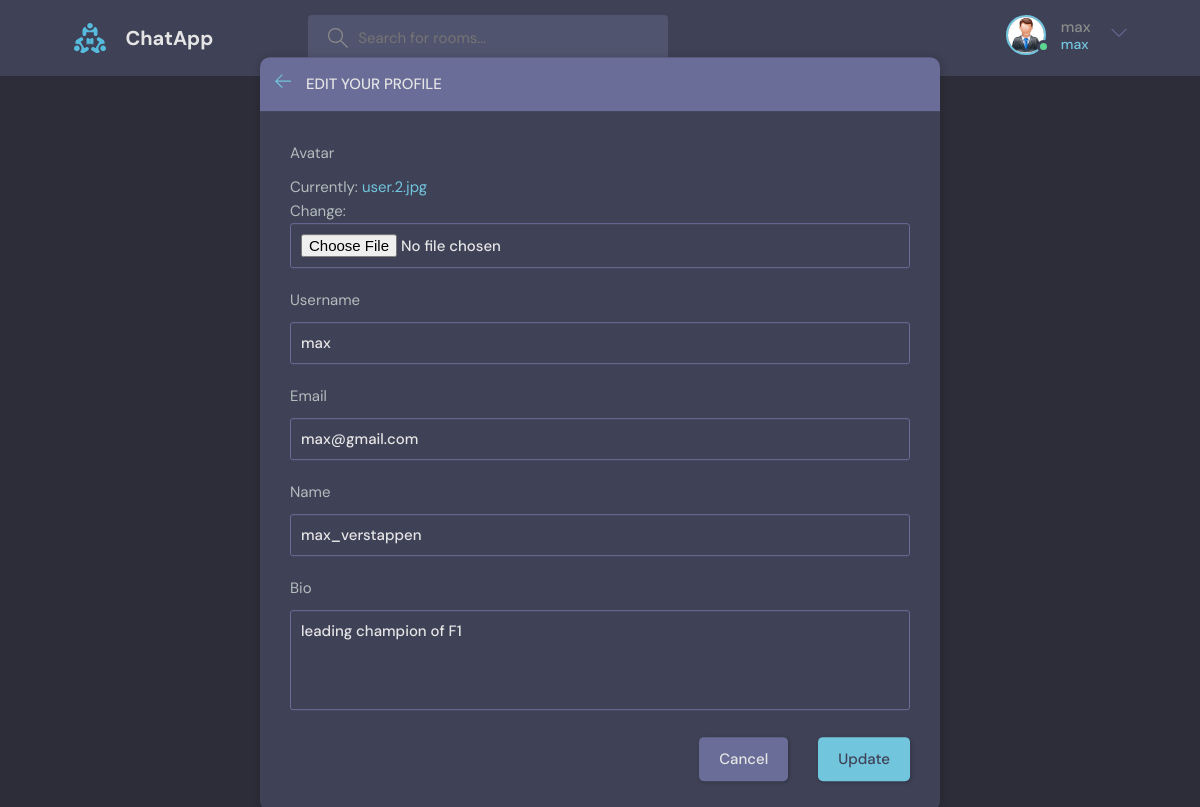
/updateuser/ (signed in), run on an earlier commit of the app's database.
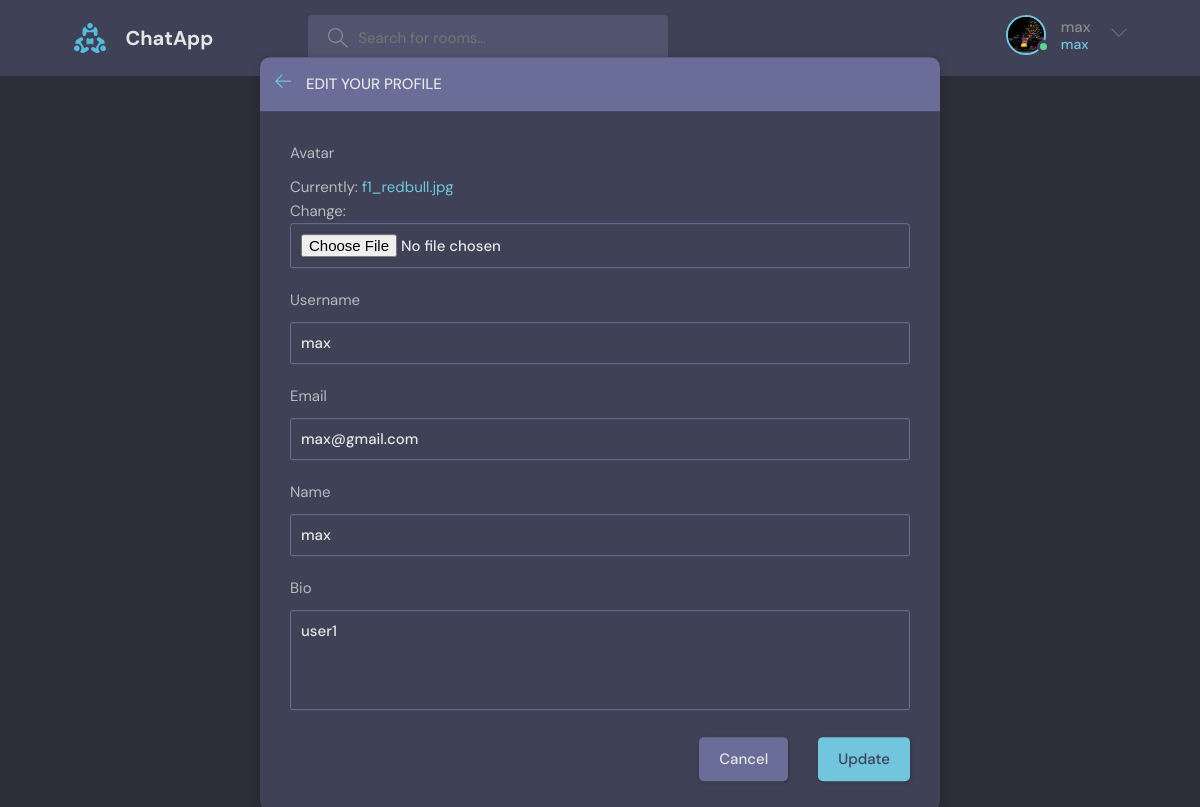
And on a later commit of the database.
### base/models.py (models this page shows)
class User(AbstractUser):
    name = models.CharField(max_length=200, null=True)
    email = models.EmailField(null=True, unique=True)
    bio = models.TextField(null=True)
    avatar = models.ImageField(null=True, default="avatar.svg")
    USERNAME_FIELD = 'email'
    REQUIRED_FIELDS = []

### base/views.py (the view)
# urls.py: path('updateuser/', views.updateUser, name="updateuser"),
@login_required(login_url='login')
def updateUser(request):
    user = request.user
    form = UserForm(instance=user)
    if request.method == 'POST':
        form = UserForm(request.POST, request.FILES ,instance=user)
        if form.is_valid():
            form.save()
            return redirect ('userprofile', pk=user.id)
    return render(request, 'base/update-user.html', {'form': form})

### base/forms.py
class UserForm(ModelForm):
    class Meta:
        model = User
        fields = ['avatar','username', 'email', 'name', 'bio']

### base/templates/base/update-user.html (shortened to what this page needs)
{% extends 'main.html' %}
{% block content %}
    <main class="update-account layout">
        <div class="container">
            <div class="layout__box">
                <div class="layout__boxHeader">
                    <div class="layout__boxTitle">
                        <a href="{% url 'home' %}">
                            <svg version="1.1" xmlns="http://www.w3.org/2000/svg" width="32" height="32"
                                viewBox="0 0 32 32">
                                <title>arrow-left</title>
                                <path
                                    d="M13.723 2.286l-13.723 13.714 13.719 13.714 1.616-1.611-10.96-10.96h27.625v-2.286h-27.625l10.965-10.965-1.616-1.607z">
                                </path>
                            </svg>
                        </a>
                        <h3>Edit your profile</h3>
                    </div>
                </div>
                <div class="layout__body">
                    <form class="form" action="" method="POST" enctype="multipart/form-data">
                      {% for field in form %}
                        <div class="form__group">
                            <label for="profile_pic">{{field.label}}</label>
                            {{field}}
                        </div>
                        {% endfor %}
                        <div class="form__action">
                            <a class="btn btn--dark" href="{% url 'home' %}">Cancel</a>
                            <button class="btn btn--main" type="submit">Update</button>
                        </div>
                    </form>
                </div>
            </div>
        </div>
    </main>
 {% endblock content %}

### templates/navbar.html (shortened to what this page needs)
{% load static %}
<header class="header header--loggedIn">
    <div class="container">
      <a href="{% url 'home' %}" class="header__logo">
        <img src="{% static 'images/logo.svg' %}" />
        <h1>ChatApp</h1>
      </a>
      <form class="header__search" method="GET" action="{% url 'home' %}">
        <label>
          <input placeholder="Search for rooms..." />
        </label>
      </form>
      <nav class="header__menu">
        {% if request.user.is_authenticated %}
        <div class="header__user">
          <a href="{% url 'updateuser' %}">
            <div class="avatar avatar--medium active">
              <img src="{{request.user.avatar.url}}" />
            </div>
            <p>{{request.user.username}} <span>{{request.user.username}}</span></p>
          </a>
          <button class="dropdown-button">
            <svg version="1.1" xmlns="http://www.w3.org/2000/svg" width="32" height="32" viewBox="0 0 32 32">
              <title>chevron-down</title>
              <path d="M16 21l-13-13h-3l16 16 16-16h-3l-13 13z"></path>
            </svg>
          </button>
        </div>
        {% else %}
            <a href="{% url 'login' %}">
                <img src="{% static 'images/avatar.svg' %}" />
            <p>Login</p>
            </a>
        {% endif %}
      </nav>
    </div>
  </header>

What changed in the data, as far as the page shows it:
changed User "max": user.avatar: picture added in place of a placeholder; name "max_verstappen" → "max"; bio "leading champion of F1" → "user1"
Also different on the page:
text no longer shown: "Currently: user.2.jpg Change:"
text now shown: "Currently: f1_redbull.jpg Change:"
